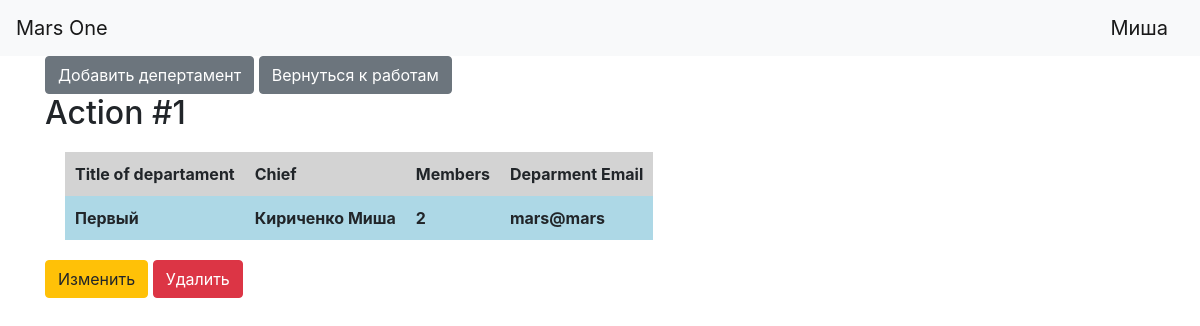
The page /departments (signed in) on the database its author committed.
### data/users.py (models this page shows, shortened)
class User(SqlAlchemyBase, UserMixin, SerializerMixin):
    __tablename__ = 'users'
    id = sqlalchemy.Column(sqlalchemy.Integer,
                           primary_key=True,
                           autoincrement=True)
    surname = sqlalchemy.Column(sqlalchemy.String, nullable=True)
    name = sqlalchemy.Column(sqlalchemy.String, nullable=True)
    age = sqlalchemy.Column(sqlalchemy.Integer, nullable=True)
    position = sqlalchemy.Column(sqlalchemy.String, nullable=True)
    speciality = sqlalchemy.Column(sqlalchemy.String, nullable=True)
    address = sqlalchemy.Column(sqlalchemy.String, nullable=True)
    email = sqlalchemy.Column(sqlalchemy.String, nullable=True, unique=True)
    hashed_password = sqlalchemy.Column(sqlalchemy.String, nullable=True)
    modified_date = sqlalchemy.Column(sqlalchemy.DateTime, default=datetime.datetime.now)
    jobs = orm.relationship("Jobs", back_populates='user')
    departments = orm.relationship("Departments", back_populates='user')

### data/departaments.py (models this page shows)
class Departments(SqlAlchemyBase, SerializerMixin):
    __tablename__ = 'departments'
    id = sqlalchemy.Column(
        sqlalchemy.Integer, primary_key=True, autoincrement=True)
    title = sqlalchemy.Column(sqlalchemy.String, nullable=True)
    chief = sqlalchemy.Column(
        sqlalchemy.Integer, sqlalchemy.ForeignKey("users.id"))
    members = sqlalchemy.Column(sqlalchemy.String, nullable=True)
    email = sqlalchemy.Column(sqlalchemy.String, nullable=True, unique=True)
    user = orm.relationship('User')

### main.py (the view)
@app.route('/departments')
def departments():
    db = db_session.create_session()
    departments = db.query(Departments).all()
    data = []
    ides = []
    users = []
    for dep in departments:
        chief = db.query(User).filter(User.id == dep.chief).first()
        data.append(
            (dep.title, f'{chief.surname} {chief.name}', dep.members, dep.email))
        ides.append(dep.id)
        users.append(dep.user)
    return render_template('departments.html', data=data, ides=ides, title='Страница Миссии', users=users)

### data/db_session.py (called while the page is built)
def create_session() -> Session:
    global __factory
    return __factory()

### main.py (called while the page is built)
@login_manager.user_loader
def load_user(user_id):
    db_sess = db_session.create_session()
    return db_sess.query(User).get(user_id)

### templates/departments.html
{% extends "base.html" %}
{% block content %}
{% if current_user.is_authenticated %}
<a href="/departments_add" class="btn btn-secondary">Добавить депертамент</a>
<a href="/" class="btn btn-secondary">Вернуться к работам</a>
{% endif %}
{% set headers = ['Title of departament', 'Chief', 'Members', 'Deparment Email'] %}
{% for job in data %}
<h2>Action #{{ides[loop.index0]}}</h2>
<table>
    <thead>
        <tr>
            {% for title in headers %}
            <th>{{title}}</th>
            {% endfor %}
        </tr>
    </thead>
    <tbody>
        <tr>
            {% for item in job %}
            <th>{{ item }}</th>
            {% endfor %}
        </tr>
    </tbody>
</table>
{% if current_user.is_authenticated and current_user == users[loop.index0] or current_user.id == 1%}
<div>
    <a href="/departments/{{ ides[loop.index0] }}" class="btn btn-warning">
        Изменить
    </a>
    <a href="/department_delete/{{ ides[loop.index0] }}" class="btn btn-danger">
        Удалить
    </a>
</div>
{% endif %}
{% endfor %}
{% endblock %}

### templates/base.html (shortened to what this page needs)
<!doctype html>
<html lang="en">
<head>
    <link rel="stylesheet" href="static/style.css">
    <link rel="stylesheet" href="https://stackpath.bootstrapcdn.com/bootstrap/4.4.1/css/bootstrap.min.css">
</head>
  <body>
    <header>
      <nav class="navbar navbar-light bg-light">
        <a class="navbar-brand" href="#">Mars One</a>
        {% if current_user.is_authenticated %}
          <a class="navbar-brand" href="/logout">{{ current_user.name }}</a>
        {% else %}
          <p>
              <a class="btn btn-primary " href="/register">Зарегистрироваться</a>
              <a class="btn btn-success" href="/login">Войти</a>
          </p>
        {% endif %}
      </nav>
    </header>
    <main role="main" class="container">
        {% block content %}{% endblock %}
    </main>
  </body>
</html>

### static/style.css (style rules this page uses)
thead th { background-color: lightgray; }
tbody th { background-color: lightblue; }
table th { padding: 10px; }
table { margin: 20px; }

### rows shown on the page
User: name "Миша"
Departments: ides "1", headers "Title of departament" "Chief" "Members" "Deparment Email", title "Первый", job "Кириченко Миша" "2", email "mars@mars"
